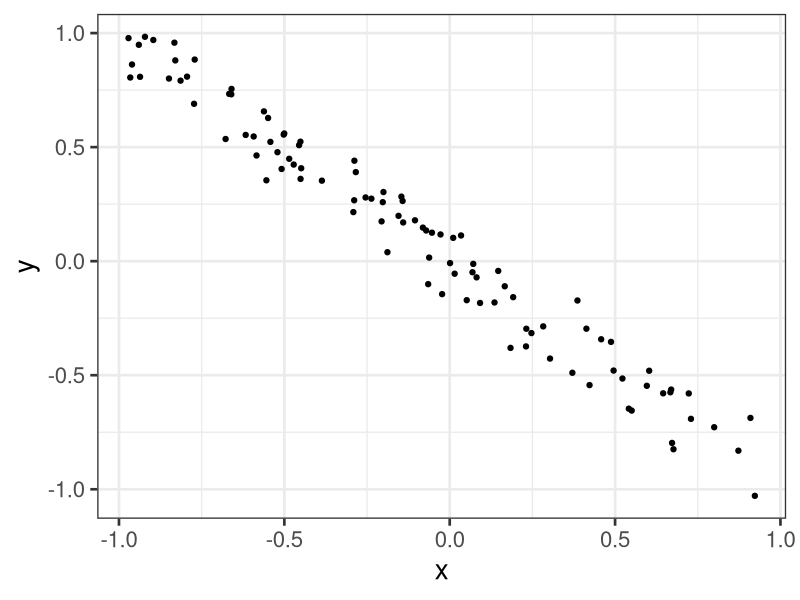
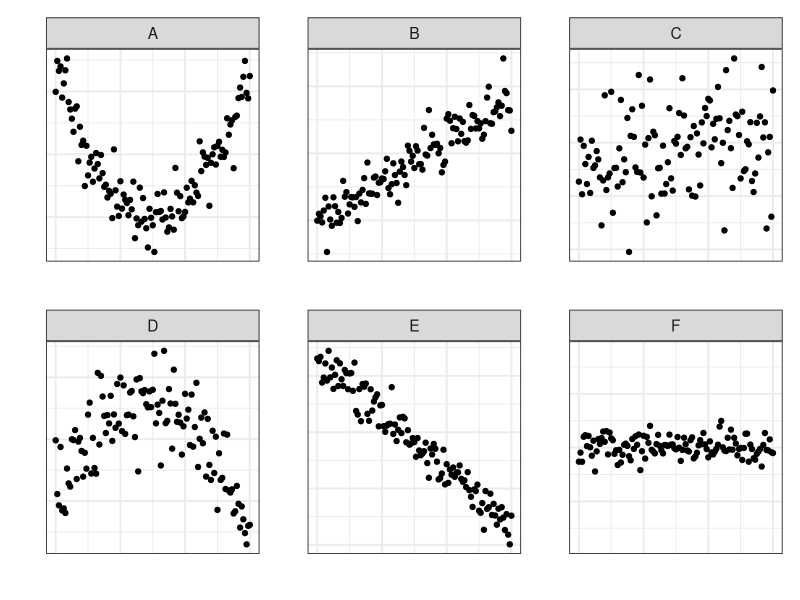
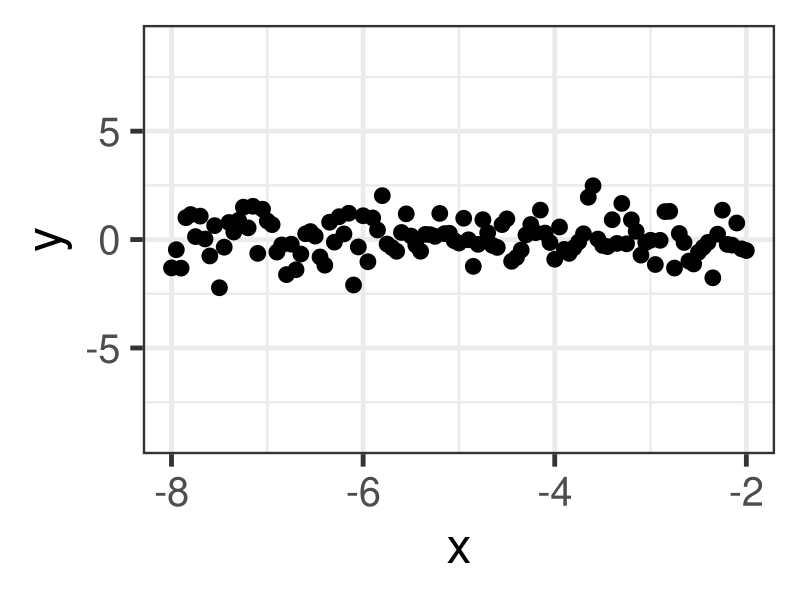
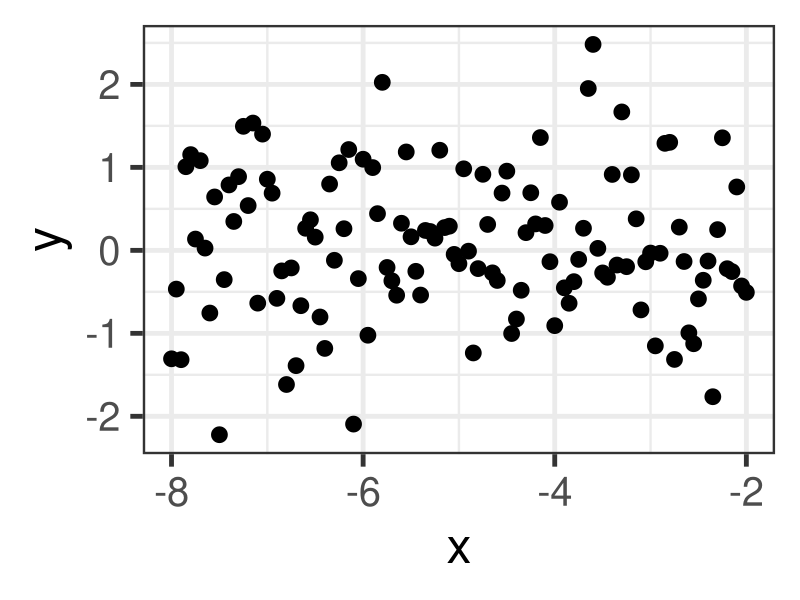
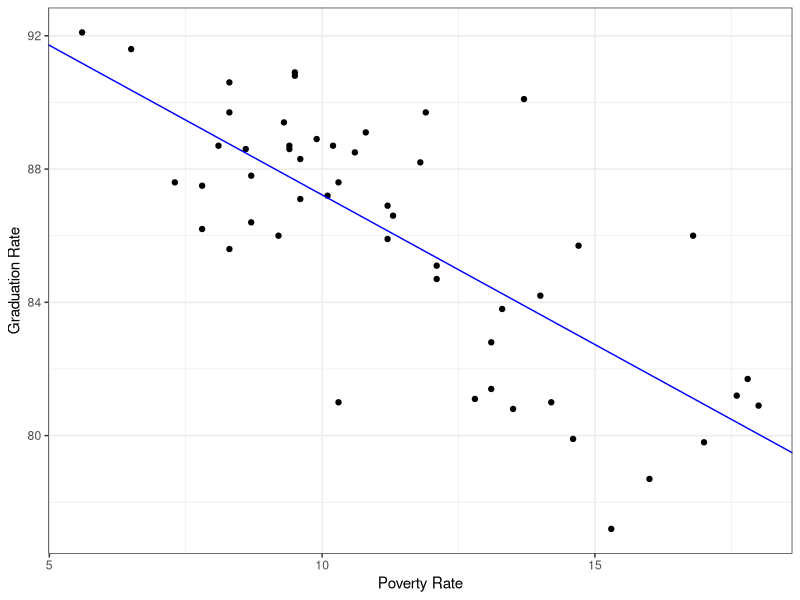
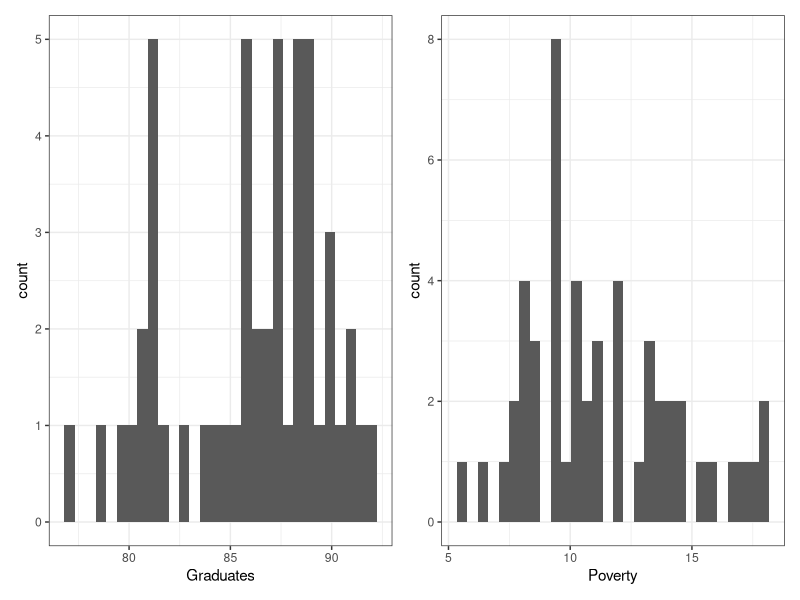
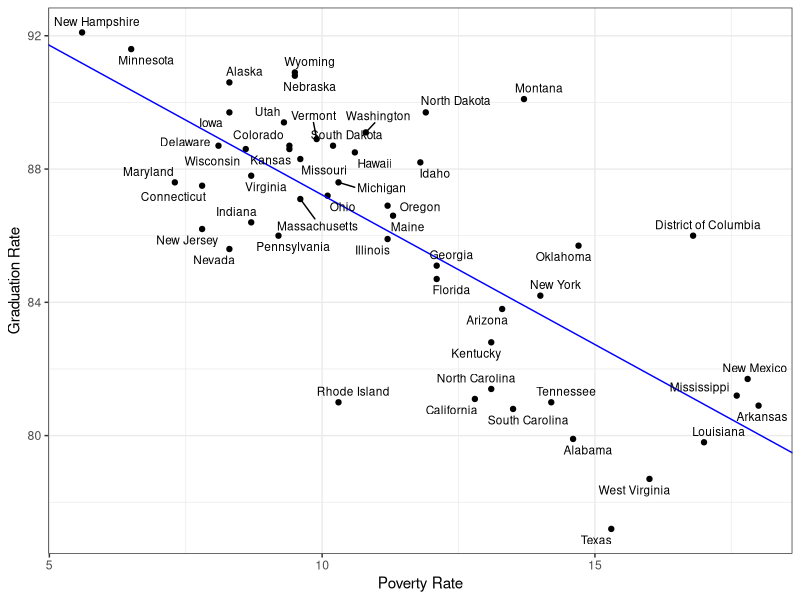

These charts were generated, in order, by the following R code:
## ---- chunk 1
#| fig-width: 5
#| fig-height: 3
#| fig-align: center
library(tidyverse)
n_samples <- 100
set.seed(10)
x <- runif(n = n_samples, min = -1, max = 1) 
y <- -x + rnorm(n = n_samples, mean = 0, sd = .1)

data.frame(x = x, 
           y = y) |> 
  ggplot(aes(x = x, y = y)) +  
  geom_point() +
  theme_bw(base_size = 20)
## ---- chunk 2
#| fig-width: 8
#| fig-height: 5
#| fig-align: center

# simulate data -----------------------------------------------------
set.seed(9274)

x1 <- seq(0, 6, by = 0.05)

y_u <- (x1-3)^2 - 4 + rnorm(length(x1), mean = 0, sd = 1)
y_lin_pos_strong <- 3*x1 + 10 + rnorm(length(x1), mean = 0, sd = 2)
y_lin_pos_weak <- 3*x1 + 10 + rnorm(length(x1), mean = 0, sd = 20)

x2 <- seq(-8, -2, by = 0.05)

y_n <- -.35 * x2 + -1 * (x2 + 5)^2 + 1 + rnorm(length(x2), mean = 0, sd = 2)
y_lin_neg_strong <- -5 * x2 + 3 + rnorm(length(x2), mean = 0, sd = 2)
y_none <- rnorm(length(x2), mean = 0, sd = 1)

df <- data.frame(x = c(rep(x1, 3), rep(x2, 3)),
                 y = c(y_u, y_lin_pos_strong, y_lin_pos_weak,
                       y_n, y_lin_neg_strong, y_none),
                 plot_num = rep(LETTERS[1:6], each = length(x1)))

library(tidyverse)
pa <- df |>
    filter(plot_num == "A") |>
    ggplot(aes(x = x, 
               y = y)) +
    geom_point() +
    facet_wrap(vars(plot_num), scales = "free") +
    theme_bw(base_size = 14) +
    theme(axis.text.x=element_blank(),
          axis.ticks.x=element_blank(),
          axis.text.y=element_blank(),
          axis.ticks.y=element_blank()) +
    labs(x = "",
         y = "")

pb <- df |>
    filter(plot_num == "B") |>
    ggplot(aes(x = x, 
               y = y)) +
    geom_point() +
    facet_wrap(vars(plot_num), scales = "free") +
    theme_bw(base_size = 14) +
    theme(axis.text.x=element_blank(),
          axis.ticks.x=element_blank(),
          axis.text.y=element_blank(),
          axis.ticks.y=element_blank()) +
    labs(x = "",
         y = "")

pc <- df |>
    filter(plot_num == "C") |>
    ggplot(aes(x = x, 
               y = y)) +
    geom_point() +
    facet_wrap(vars(plot_num), scales = "free") +
    theme_bw(base_size = 14) +
    theme(axis.text.x=element_blank(),
          axis.ticks.x=element_blank(),
          axis.text.y=element_blank(),
          axis.ticks.y=element_blank()) +
    labs(x = "",
         y = "")

pd <- df |>
    filter(plot_num == "D") |>
    ggplot(aes(x = x, 
               y = y)) +
    geom_point() +
    facet_wrap(vars(plot_num), scales = "free") +
    theme_bw(base_size = 14) +
    theme(axis.text.x=element_blank(),
          axis.ticks.x=element_blank(),
          axis.text.y=element_blank(),
          axis.ticks.y=element_blank()) +
    labs(x = "",
         y = "")

pe <- df |>
    filter(plot_num == "E") |>
    ggplot(aes(x = x, 
               y = y)) +
    geom_point() +
    facet_wrap(vars(plot_num), scales = "free") +
    theme_bw(base_size = 14) +
    theme(axis.text.x=element_blank(),
          axis.ticks.x=element_blank(),
          axis.text.y=element_blank(),
          axis.ticks.y=element_blank()) +
    labs(x = "",
         y = "")

pf <- df |>
    filter(plot_num == "F") |>
    ggplot(aes(x = x, 
               y = y)) +
    geom_point() +
    facet_wrap(vars(plot_num), scales = "free") +
    theme_bw(base_size = 14) +
    ylim(-9, 9) +
    theme(axis.text.x=element_blank(),
          axis.ticks.x=element_blank(),
          axis.text.y=element_blank(),
          axis.ticks.y=element_blank()) +
    labs(x = "",
         y = "")

library(patchwork)
(pa + pb + pc) / (pd + pe + pf)
## ---- chunk 3
#| echo: false
df_f <- filter(df, plot_num == "F") |>
    select(x, y)
## ---- chunk 4
#| echo: true
df_f
## ---- chunk 5
#| echo: false
#| eval: true
#| fig-height: 8
df_f |>
    ggplot(aes(x = x,
               y = y)) +
    geom_point(size = 5) +
    ylim(-9, 9) +
    theme_bw(base_size = 36)
## ---- chunk 6
#| echo: false
#| eval: true
#| fig-height: 8
df_f |>
    ggplot(aes(x = x,
               y = y)) +
    geom_point(size = 5) +
    theme_bw(base_size = 36)

## ---- chunk 7
#| echo: true
df_f |>
    summarize(pearson = cor(x, y))
## ---- chunk 8
#| fig-width: 5
#| fig-height: 3
#| fig-align: center

poverty <- read_delim("poverty.csv")

m1 <- lm(Graduates ~ Poverty, data = poverty)

p_nolabs <- poverty |>
  ggplot(aes(x = Poverty, 
             y = Graduates)) +
  geom_point() +
  geom_abline(slope = coef(m1)[2],
              intercept = coef(m1)[1],
              color = "blue") +
  labs(x = "Poverty Rate",
       y = "Graduation Rate") +
  theme_bw()

p_nolabs
## ---- chunk 9
#| fig-align: center
p_grad <- ggplot(poverty, aes(x = Graduates)) +
  geom_histogram() +
  theme_bw()

p_poverty <- ggplot(poverty, aes(x = Poverty)) +
  geom_histogram() +
  theme_bw()

library(patchwork)
p_grad + p_poverty
## ---- chunk 10
#| fig-width: 5
#| fig-height: 3
#| fig-align: center

library(ggrepel)
p_nolabs +   
  geom_text_repel(aes(label = State), size = 3)
